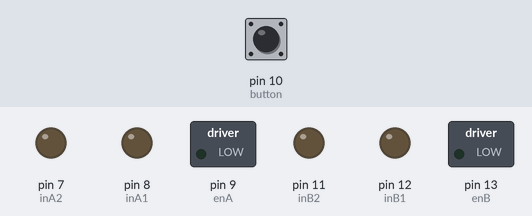
A sketch run on a simulated Arduino Uno, built with avr-gcc and run on an emulated ATmega328P. On the bench: switched loads named in the sketch (green lamp = pin HIGH), output pins drawn as LEDs (lit = HIGH). The inputs (shaded band) are chosen by the test bench; at power-on: pin 10 (button) HIGH. What the sketch prints to the serial monitor is not drawn.

Above: at 1.2 s.
1.3 s: pin 10 (button) pulled LOW for 0.15 s
At 2.2 s:
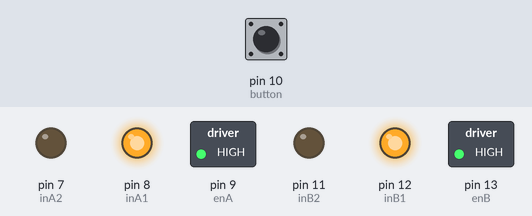
At 3.7 s:
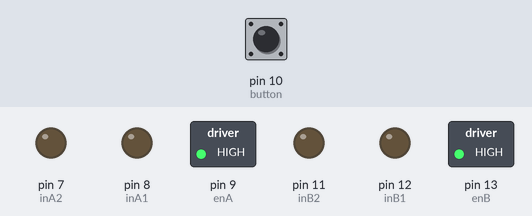
Timing chart, 0 to 21.1 s (numbered marks = the images above; inputs shaded):
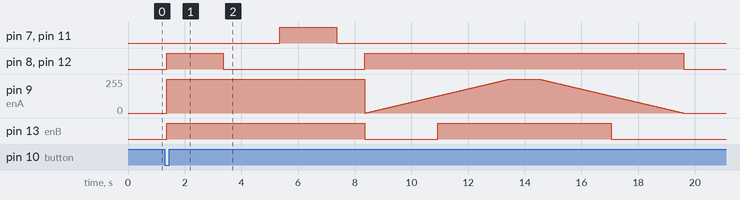

Measured:
- after the input at 1.3 s, pin 7 (inA2), pin 11 (inB2): LOW → HIGH after 4.1 s, → LOW 2.0 s later; pin 8 (inA1), pin 12 (inB1): LOW → HIGH after 0.06 s, → LOW 2.0 s later, → HIGH 5.0 s later, → LOW 11.3 s later; pin 13 (enB): alternates HIGH for 6.6 s and LOW for 2.6 s, starting after 0.06 s

The sketch:

Motors_Test1.ino
```cpp
#include <ezButton.h>

#define MAX_PWM 255
#define START_TEST 1
#define STOP_TEST 0

//swtich
ezButton button(10);
int loopState = STOP_TEST;

//Motor A
int enA = 9;
int inA1 = 8;
int inA2 = 7;

//Motor B
int enB = 13;
int inB1 = 12;
int inB2 = 11;

int count = 1;

void setup() {
  // Set all the motor control pins to outputs
  pinMode(enA, OUTPUT); // determines the speed of motor A
  pinMode(enB, OUTPUT);
  pinMode(inA1, OUTPUT); //determines if motor A is turned on, will go to the set speed
  pinMode(inA2, OUTPUT);
  pinMode(inB1, OUTPUT);
  pinMode(inB2, OUTPUT);

  // Turn off motors - Initial state
  digitalWrite(inA1, LOW);
  digitalWrite(inA2, LOW);
  digitalWrite(inB1, LOW);
  digitalWrite(inB2, LOW);

  // Define button
  button.setDebounceTime(50); // set debounce time to 50 milliseconds
  Serial.begin(9600);

}

void loop() {
  button.loop(); // MUST call the loop() function first
   if (button.isPressed()) {
    Serial.print("pressed");
    if (loopState == STOP_TEST)
      loopState = START_TEST;
    else if(loopState == START_TEST)
      loopState = STOP_TEST;
  }
  Serial.print(count);
  if (count % 2 == 0){
    loopState = STOP_TEST;
  }
  if (loopState == START_TEST){
    Serial.print("yes");
    turn();
    speed_test();
    count++;
  }
  loopState = STOP_TEST;
}

void turn(){

  //Set Max motor speed
  analogWrite(enA, MAX_PWM);
  analogWrite(enB, MAX_PWM);

  //Go one way
  digitalWrite(inA2, LOW);
  digitalWrite(inA1, HIGH);
  digitalWrite(inB2, LOW);
  digitalWrite(inB1, HIGH);

  //Pause
  delay(2000);

  //Go the other way
  digitalWrite(inB1, LOW);
  digitalWrite(inA1, LOW);

  delay(2000);

  digitalWrite(inB2, HIGH);
  digitalWrite(inA2, HIGH);

  //Pause
  delay(2000);

  //turn off motors
  digitalWrite(inB2, LOW);
  digitalWrite(inB1, LOW);
  digitalWrite(inA2, LOW);
  digitalWrite(inA1, LOW);

  delay(1000);
}

void speed_test(){
  //Turn on motors in first direction
  digitalWrite(inB2, LOW);
  digitalWrite(inB1, HIGH);
  digitalWrite(inA2, LOW);
  digitalWrite(inA1, HIGH);


  //Go up to maximum speed
  for(int i = 0; i < MAX_PWM + 1; i++){
    analogWrite(enB, i);
    analogWrite(enA, i);
    delay(20);
  }

  //Pause
  delay(1000);

  //Decelerate back to zero
  for(int i = 255; i >= 0; i--){
    analogWrite(enB, i);
    analogWrite(enA, i);
    delay(20);
  }

  //turn off motors

  digitalWrite(inB2, LOW);
  digitalWrite(inB1, LOW);
  digitalWrite(inA2, LOW);
  digitalWrite(inA1, LOW);
}
```
